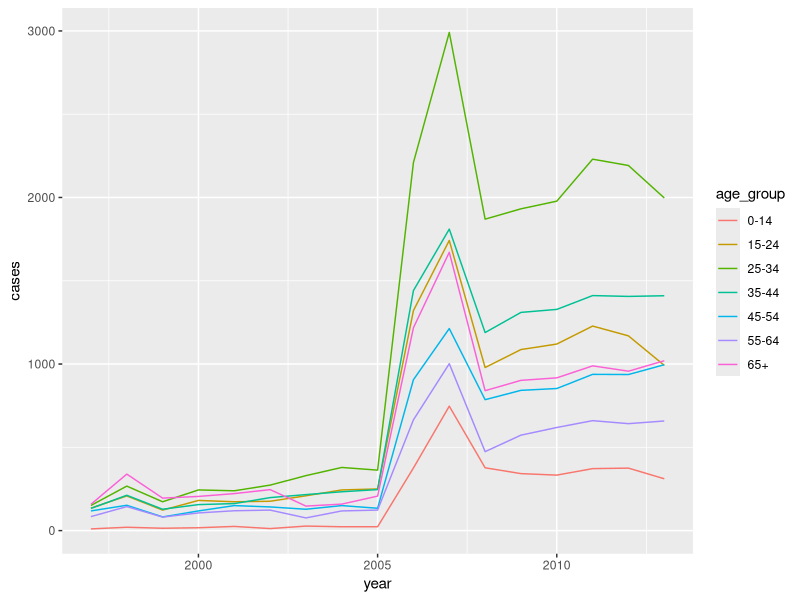

This chart was generated by the following R code:
library(tidyverse)

who


who_tidy <- who %>%
  pivot_longer(new_sp_m014:newrel_f65, names_to = "group", values_to = "cases") %>%
  mutate(group = str_remove(group, "new_")) %>%
  mutate(group = str_remove(group, "new")) %>%
  separate(group, into = c("diagnosis", "group"), sep = "_") %>%
  separate(group, into = c("gender", "age_group"), sep = 1) %>%
  filter(!is.na(cases))

# this is how it could be done removing missing values as part of the pivot and
# using a more sophisticated regular expression to remove the new_? prefix in a
# single step
who_tidy <- who %>%
  pivot_longer(starts_with("new"), names_to = "group", values_to = "cases", values_drop_na = TRUE) %>%
  mutate(group = str_remove(group, "^new_?")) %>%
  separate(group, into = c("diagnosis", "group"), sep = "_") %>%
  separate(group, into = c("gender", "age_group"), sep = 1)

# alternative using str_replace_all to get groups into suitable state for single
# separate operation
who_tidy <- who %>%
  pivot_longer(starts_with("new"), names_to = "group", values_to = "cases", values_drop_na = TRUE) %>%
  mutate(group = str_replace_all(group, c("newrel" = "rel", "new_" = "", "_m" = "_m_", "_f" = "_f_"))) %>%
  separate(group, into = c("diagnosis", "gender", "age_group"), sep = "_")

# alternative using names_pattern in pivot_longer (need to know regular
# expressions for this) avoiding need for separate operation
who_tidy <- who %>%
  pivot_longer(
    starts_with("new"),
    names_pattern = "new_?(.*)_(.)(.*)",
    names_to = c("diagnosis", "gender", "age_group"),
    values_to = "cases",
    values_drop_na = TRUE
  )

# convert the age group into a factor and change the levels to a more
# human-readable form
# (could also use factor or recode_factor for this)
who_tidy <- mutate(who_tidy, age_group = fct_recode(age_group, "0-14" = "014", "15-24" = "1524", "25-34" = "2534", "35-44" = "3544", "45-54" = "4554", "55-64" = "5564", "65+" = "65"))

who_tidy


who_tidy %>%
  filter(country %in% c("Afghanistan", "Brazil", "China")) %>%
  filter(year %in% c(1999, 2000)) %>%
  group_by(country, year) %>%
  summarise(cases = sum(cases))

who_tidy <- who_tidy %>%
  group_by(country, year, age_group) %>%
  summarise(cases = sum(cases))

who_tidy %>%
  filter(country == "United Kingdom of Great Britain and Northern Ireland") %>%
  ggplot() +
  geom_line(mapping = aes(x = year, y = cases, colour = age_group))

